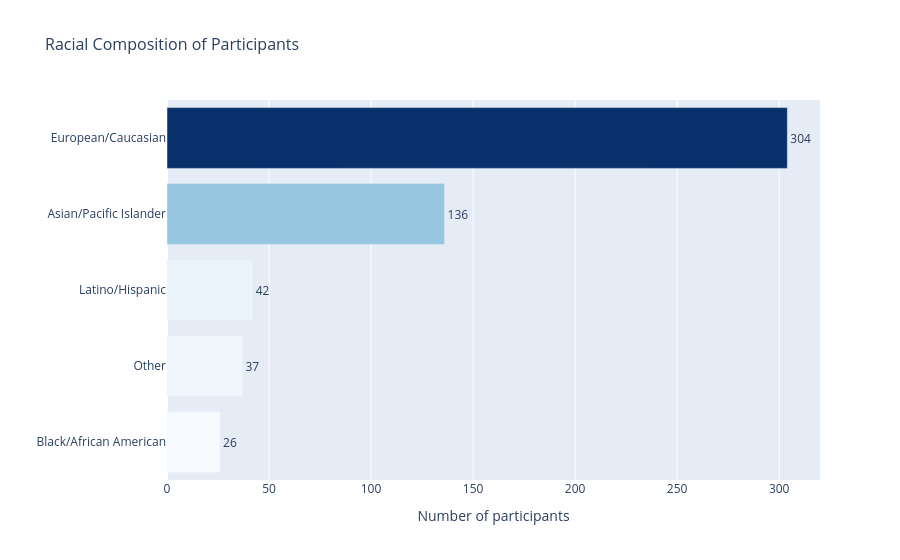

Notebook code for this chart:
### Markdown cell above
### 1.3 Race Distribution

### Code cell
counts_race = unique['race_label'].value_counts().reset_index()
counts_race.columns = ['Race', 'Count']

fig = px.bar(counts_race,
             x='Count', y='Race',
             title='Racial Composition of Participants',
             color='Count',
             color_continuous_scale='Blues',
             text='Count',             
)

fig.update_traces(textposition='outside')
fig.update_layout(
    coloraxis_showscale=False,
    yaxis=dict(categoryorder='total ascending'),
    xaxis_title='Number of participants',
    yaxis_title='',
    title_font_size=16
)

fig.show()

### Figure 1 — Plotly figure (JSON) as saved in the notebook; plotly's stock layout.template omitted (floating-point values rounded to 4 significant figures)
{"data": [{"hovertemplate": "Count=%{marker.color}<br>Race=%{y}<extra></extra>", "legendgroup": "", "marker": {"color": [304, 136, 42, 37, 26], "coloraxis": "coloraxis", "pattern": {"shape": ""}}, "name": "", "orientation": "h", "showlegend": false, "text": [304.0, 136.0, 42.0, 37.0, 26.0], "textposition": "outside", "type": "bar", "x": [304, 136, 42, 37, 26], "xaxis": "x", "y": ["European/Caucasian", "Asian/Pacific Islander", "Latino/Hispanic", "Other", "Black/African American"], "yaxis": "y"}], "layout": {"barmode": "relative", "coloraxis": {"colorbar": {"title": {"text": "Count"}}, "colorscale": [[0, "rgb(247,251,255)"], [0.125, "rgb(222,235,247)"], [0.25, "rgb(198,219,239)"], [0.375, "rgb(158,202,225)"], [0.5, "rgb(107,174,214)"], [0.625, "rgb(66,146,198)"], [0.75, "rgb(33,113,181)"], [0.875, "rgb(8,81,156)"], [1, "rgb(8,48,107)"]], "showscale": false}, "legend": {"tracegroupgap": 0}, "title": {"font": {"size": 16}, "text": "Racial Composition of Participants"}, "xaxis": {"anchor": "y", "domain": [0, 1], "title": {"text": "Number of participants"}}, "yaxis": {"anchor": "x", "categoryorder": "total ascending", "domain": [0, 1], "title": {"text": ""}}}}
